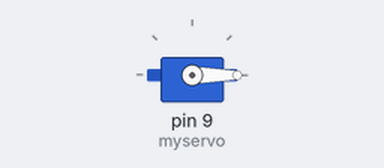
Recording of a sketch running on a simulated Arduino Uno, built with avr-gcc and run on an emulated ATmega328P. On the bench: servo.

Above: at 0.05 s.
At 4.0 s:
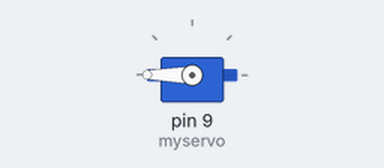
Timing chart, 0 to 5.2 s (numbered marks = the images above):
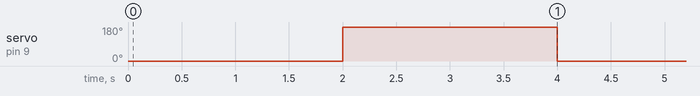

Measured:
- by itself, servo on pin 9 (myservo): alternates 180° for 2.0 s and 0° for 2.0 s

The sketch:

Sweep.ino
```cpp
#include <Servo.h>

Servo myservo;  // create servo object to control a servo

// twelve servo objects can be created on most boards

int pos = 0;    // variable to store the servo position

void setup() {
   Serial.begin(9600);
  myservo.attach(9);  // attaches the servo on pin 9 to the servo object
}


void loop() {
myservo.write(0);
delay(2000);
myservo.write(180);
delay(2000);
/*delay(500);
myservo.write(180);                    //pin 9
delay(2000);*/
}
```
